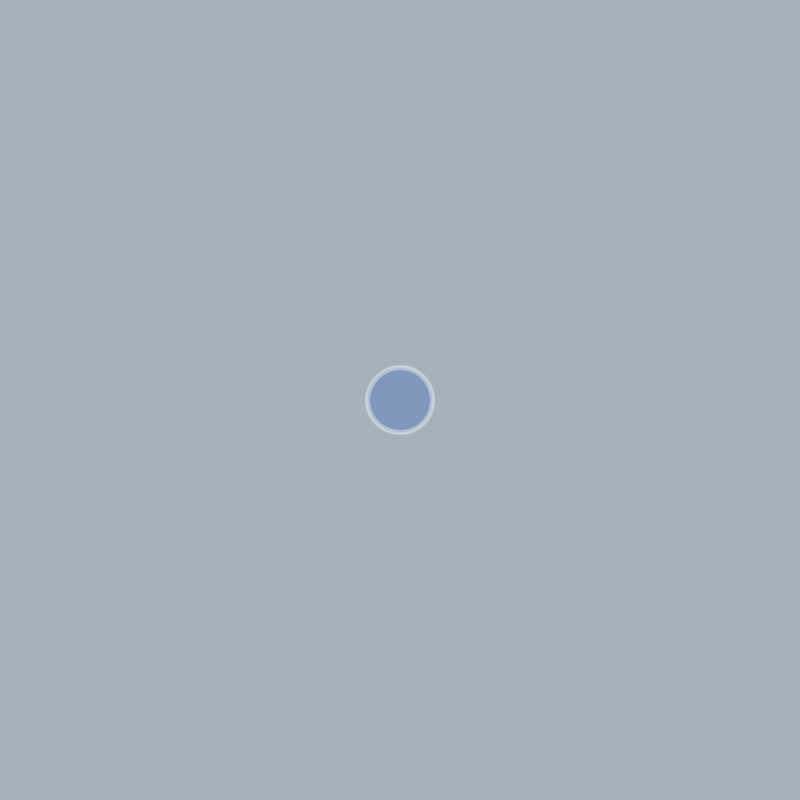
Frame 1 (no input)
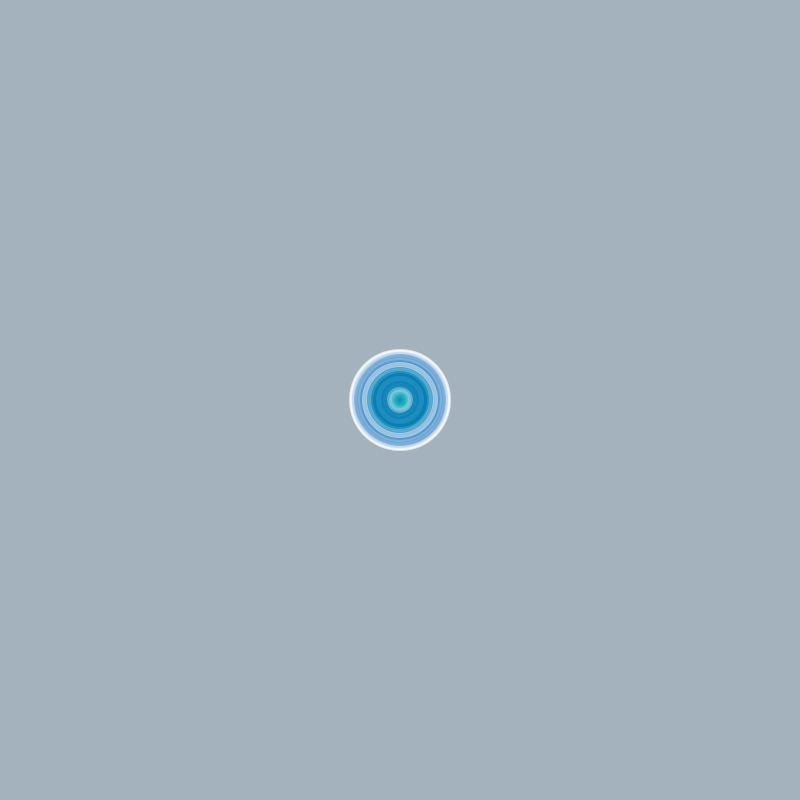
Frame 60 (the mouse pressed at the canvas centre just before this capture)
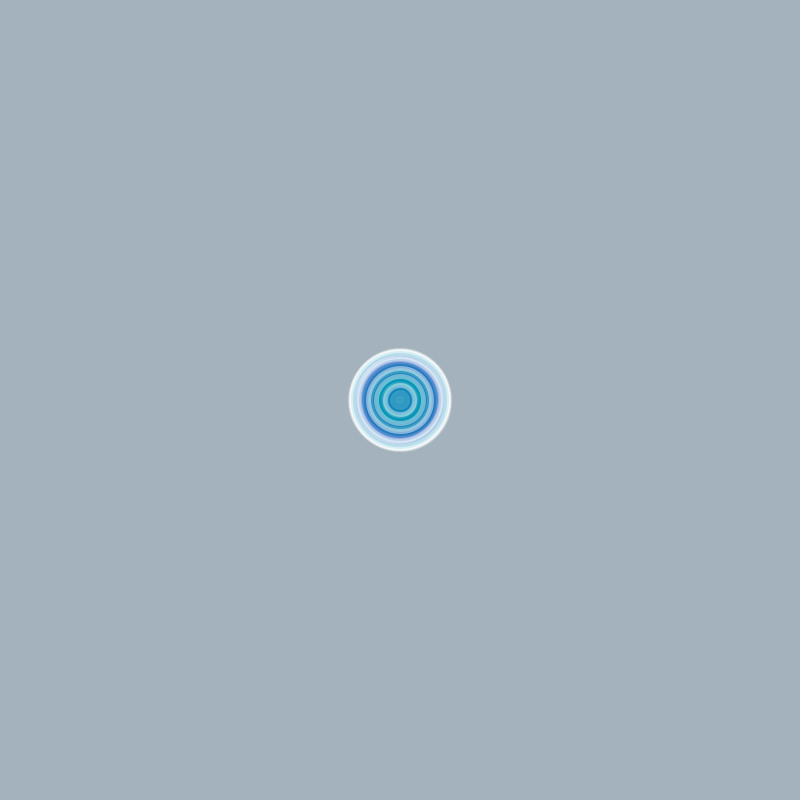
Frame 120 (the mouse held since frame 60 and released just before this capture)

The Processing sketch that drew these frames (run headless with seeded random() and noise(); from frame 60 on, the mouse is pressed at the canvas centre):

// Processing sketch: processing_84685
// ── processing_84685.pde

// sample code
void setup() {
// set window size
size(800,800);
//size(displayWidth, displayHeight);//taille du sketch
// styling
smooth();
background(#A3B2BC);
// start in center
mouseX=width/2; mouseY=height/2;
}
void draw() {
// random radius
float r = random(100);//les cercles vont avoir un rayon aléatoire jusqu'à 100
// random color
//fill(random(255),random(255),random(255));
fill(5,random(255),180,56);
stroke(255,99);
strokeWeight(5);//épaisseur de la ligne
// draw ellipse
ellipse(mouseX, mouseY, r, r);
}
